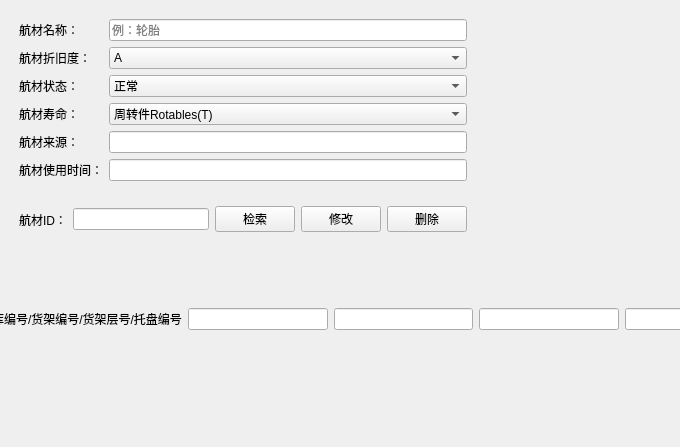
<?xml version="1.0" encoding="UTF-8"?>
<ui version="4.0">
 <class>modify</class>
 <widget class="QWidget" name="modify">
  <property name="geometry">
   <rect>
    <x>0</x>
    <y>0</y>
    <width>680</width>
    <height>447</height>
   </rect>
  </property>
  <property name="windowTitle">
   <string>Form</string>
  </property>
  <widget class="QWidget" name="widget_3" native="true">
   <property name="geometry">
    <rect>
     <x>10</x>
     <y>10</y>
     <width>466</width>
     <height>233</height>
    </rect>
   </property>
   <layout class="QVBoxLayout" name="verticalLayout">
    <item>
     <widget class="QWidget" name="widget_2" native="true">
      <layout class="QGridLayout" name="gridLayout">
       <item row="0" column="0">
        <widget class="QLabel" name="label_2">
         <property name="text">
          <string>航材名称：</string>
         </property>
        </widget>
       </item>
       <item row="0" column="1">
        <widget class="QLineEdit" name="mod_itemName">
         <property name="placeholderText">
          <string>例：轮胎</string>
         </property>
        </widget>
       </item>
       <item row="1" column="0">
        <widget class="QLabel" name="label_3">
         <property name="text">
          <string>航材折旧度：</string>
         </property>
        </widget>
       </item>
       <item row="1" column="1">
        <widget class="QComboBox" name="mod_old">
         <item>
          <property name="text">
           <string>A</string>
          </property>
         </item>
         <item>
          <property name="text">
           <string>B</string>
          </property>
         </item>
         <item>
          <property name="text">
           <string>C</string>
          </property>
         </item>
        </widget>
       </item>
       <item row="2" column="0">
        <widget class="QLabel" name="label_4">
         <property name="text">
          <string>航材状态：</string>
         </property>
        </widget>
       </item>
       <item row="2" column="1">
        <widget class="QComboBox" name="mod_state">
         <item>
          <property name="text">
           <string>正常</string>
          </property>
         </item>
         <item>
          <property name="text">
           <string>外借</string>
          </property>
         </item>
         <item>
          <property name="text">
           <string>维修</string>
          </property>
         </item>
         <item>
          <property name="text">
           <string>报废</string>
          </property>
         </item>
         <item>
          <property name="text">
           <string>待报废</string>
          </property>
         </item>
        </widget>
       </item>
       <item row="3" column="0">
        <widget class="QLabel" name="label_5">
         <property name="text">
          <string>航材寿命：</string>
         </property>
        </widget>
       </item>
       <item row="3" column="1">
        <widget class="QComboBox" name="mod_age">
         <item>
          <property name="text">
           <string>周转件Rotables(T)</string>
          </property>
         </item>
         <item>
          <property name="text">
           <string>可修件Repairables(R)</string>
          </property>
         </item>
         <item>
          <property name="text">
           <string>消耗件Expendables(E)</string>
          </property>
         </item>
         <item>
          <property name="text">
           <string>消耗品Consumables（C）</string>
          </property>
         </item>
         <item>
          <property name="text">
           <string>消耗件-可修理Expendables-Repairable</string>
          </property>
         </item>
         <item>
          <property name="text">
           <string>标准件Stand Parts</string>
          </property>
         </item>
        </widget>
       </item>
       <item row="4" column="0">
        <widget class="QLabel" name="label_6">
         <property name="text">
          <string>航材来源：</string>
         </property>
        </widget>
       </item>
       <item row="4" column="1">
        <widget class="QLineEdit" name="mod_source"/>
       </item>
       <item row="5" column="0">
        <widget class="QLabel" name="label_7">
         <property name="text">
          <string>航材使用时间：</string>
         </property>
        </widget>
       </item>
       <item row="5" column="1">
        <widget class="QLineEdit" name="mod_usagetime"/>
       </item>
      </layout>
     </widget>
    </item>
    <item>
     <widget class="QWidget" name="widget" native="true">
      <layout class="QHBoxLayout" name="horizontalLayout">
       <item>
        <widget class="QLabel" name="label">
         <property name="text">
          <string>航材ID：</string>
         </property>
        </widget>
       </item>
       <item>
        <widget class="QLineEdit" name="mod_ID"/>
       </item>
       <item>
        <widget class="QPushButton" name="pushButton">
         <property name="text">
          <string>检索</string>
         </property>
        </widget>
       </item>
       <item>
        <widget class="QPushButton" name="pushButton_2">
         <property name="text">
          <string>修改</string>
         </property>
        </widget>
       </item>
       <item>
        <widget class="QPushButton" name="pushButton_3">
         <property name="text">
          <string>删除</string>
         </property>
        </widget>
       </item>
      </layout>
     </widget>
    </item>
   </layout>
  </widget>
  <widget class="QWidget" name="widget_4" native="true">
   <property name="geometry">
    <rect>
     <x>-20</x>
     <y>300</y>
     <width>784</width>
     <height>38</height>
    </rect>
   </property>
   <layout class="QHBoxLayout" name="horizontalLayout_2">
    <item>
     <widget class="QLabel" name="label_8">
      <property name="text">
       <string>仓库编号/货架编号/货架层号/托盘编号</string>
      </property>
     </widget>
    </item>
    <item>
     <widget class="QLineEdit" name="lineEdit"/>
    </item>
    <item>
     <widget class="QLineEdit" name="lineEdit_2"/>
    </item>
    <item>
     <widget class="QLineEdit" name="lineEdit_3"/>
    </item>
    <item>
     <widget class="QLineEdit" name="lineEdit_4"/>
    </item>
   </layout>
  </widget>
 </widget>
 <resources/>
 <connections/>
</ui>
